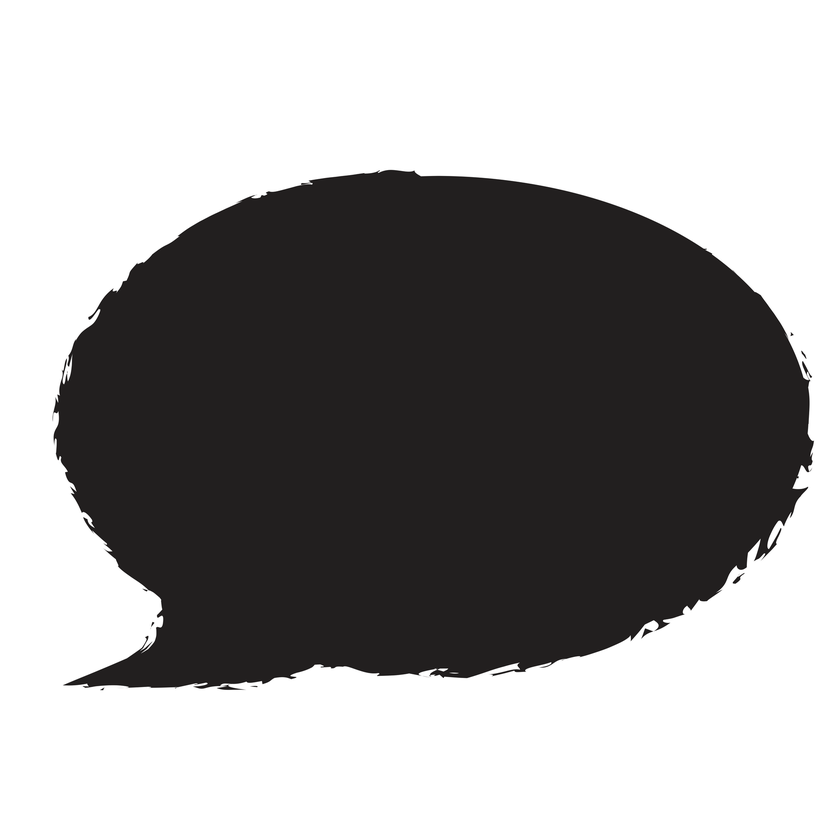
#> input picture utils/comment.png, 840 x 840 px, shrunk from 2048 x 2048 before the run
$ jupyter execute --allow-errors spam_detecion.ipynb
#> lines starting #> are read from the running program, lines starting #| are printed output that depends on the picture
## SMS Span detector

* https://www.kaggle.com/datasets/uciml/sms-spam-collection-dataset

[cell 1]
import pandas as pd
import numpy as np
import plotly.express as px
import matplotlib.pyplot as plt
import string
import re
import nltk
from nltk.corpus import stopwords
from nltk.stem import SnowballStemmer
from sklearn.preprocessing import LabelEncoder
from sklearn.model_selection import train_test_split
from sklearn.feature_extraction.text import CountVectorizer
from wordcloud import WordCloud
from PIL import Image

[cell 2]
df = pd.read_csv("../data/spam.csv", encoding="latin-1")
#> (reads data/spam.csv from the repository)
df

[cell 3]
df = df.dropna(how="any", axis=1).copy()
df.columns = ["target", "message"]

df.head()

[cell 4]
balance_counts = df.groupby("target")["target"].agg("count").values
balance_counts

[cell 5]
px.histogram(df, x="target", title="Dataset distribution by target")

## Cleaning the corpus

[cell 6]
def clean_text(text):
    """Make text lowercase, remove text in square brackets,remove links,remove punctuation
    and remove words containing numbers."""
    text = str(text).lower()
    text = re.sub("\[.*?\]", "", text)
    text = re.sub("https?://\S+|www\.\S+", "", text)
    text = re.sub("<.*?>+", "", text)
    text = re.sub("[%s]" % re.escape(string.punctuation), "", text)
    text = re.sub("\n", "", text)
    text = re.sub("\w*\d\w*", "", text)
    return text

[cell 7]
df["message_clean"] = df["message"].apply(clean_text)
df.head()

### Remove all stopwords

#> (a cell that did not finish here is left out)

[cell 9]
def remove_stopwords(text):
    text = " ".join(word for word in text.split(" ") if word not in stop_words)
    return text

#> (a cell that did not finish here is left out)

### Stemming

#> (a cell that did not finish here is left out)

#> (a cell that did not finish here is left out)

### All pre-processing

[cell 13]
def preprocess_data(text):
    # Clean puntuation, urls, and so on
    text = clean_text(text)
    # Remove stopwords
    text = " ".join(word for word in text.split(" ") if word not in stop_words)
    # Stemm all the words in the sentence
    text = " ".join(stemmer.stem(word) for word in text.split(" "))

    return text

#> (a cell that did not finish here is left out)

### Target encoding

[cell 15]
le = LabelEncoder()
le.fit(df["target"])

df["target_encoded"] = le.transform(df["target"])
df.head()

[cell 16]
le.classes_

### Token visualization

[cell 17]
news_mask = np.array(Image.open("../utils/comment.png"))
#> news_mask is the input picture: shape (840, 840, 4); mean R, G, B, A 158.5, 157.2, 157.2, 255

#> (the rest of this cell did not finish here and is left out)

#> (a cell that did not finish here is left out)

### Vectorization

[cell 19]
X = df["message_clean"]
y = df["target_encoded"]

len(X), len(y)

[cell 20]
# Split into train and test sets

X_train, X_test, y_train, y_test = train_test_split(X, y, test_size=0.2, random_state=42)

len(X_train), len(y_train), len(X_test), len(y_test)

[cell 21]
X_train.sample(5)

[cell 22]
# Create the Bag Of Words model

cv = CountVectorizer(ngram_range=(1, 3), binary=False)
X_train_dtm = cv.fit_transform(X_train)
X_train_dtm.shape

[cell 23]
# cv = CountVectorizer(
#     stop_words="english", ngram_range=(1, 2), min_df=1, max_df=0.95, max_features=500
# )

[cell 24]
# Create the TFIDF model

# from sklearn.feature_extraction.text import TfidfVectorizer

# cv = TfidfVectorizer(stop_words="english", ngram_range=(1, 3), binary=False, max_features=4000)
# X_train_dtm = cv.fit_transform(X_train)

[cell 25]
X_test_dtm = cv.transform(X_test)
X_test_dtm.shape

[cell 26]
import pickle

filename = "spam_tokenizer.pkl"
pickle.dump(cv, open(filename, "wb"))

### Modeling

[cell 27]
#Create a Multinomial Naive Bayes model
from sklearn.naive_bayes import MultinomialNB

nb = MultinomialNB()

# Train the model
nb.fit(X_train_dtm, y_train)

[cell 28]
# from sklearn.ensemble import RandomForestClassifier

# nb = RandomForestClassifier()

# # # Train the model
# nb.fit(X_train_dtm, y_train)

[cell 29]
# Make class anf probability predictions
y_pred = nb.predict(X_test_dtm)

[cell 30]
# calculate accuracy of class predictions
from sklearn.metrics import confusion_matrix, accuracy_score
import seaborn as sns

acc = accuracy_score(y_test, y_pred)
cm = confusion_matrix(y_test, y_pred)

acc, cm

[cell 31]
sns.heatmap(cm, annot=True, fmt="d", cmap="Blues")
plt.xlabel("Predicted")
plt.ylabel("Actual")
plt.show()
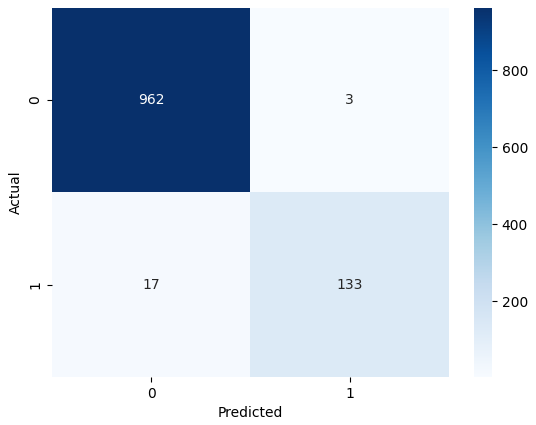
#> figure drawn by matplotlib, 2 panels
